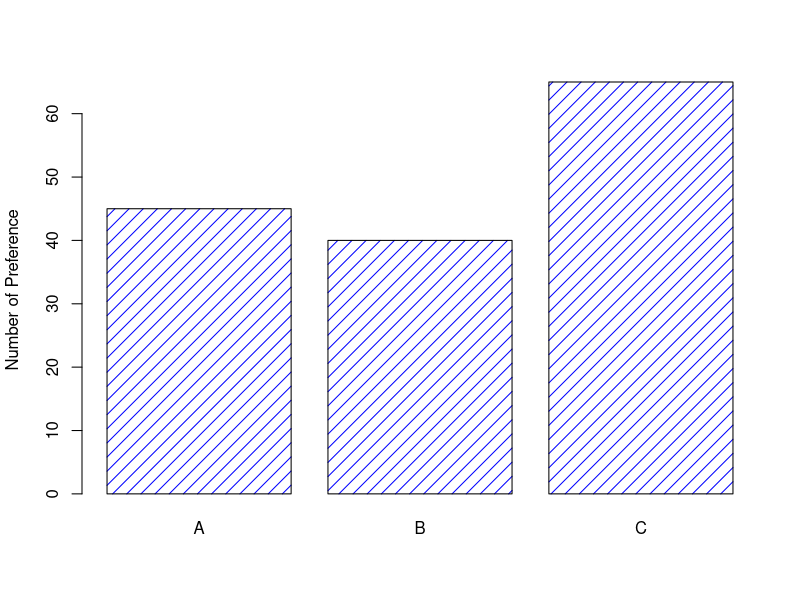

The R source for this figure:
#Example 1

observed <- c(45, 40, 65)
names(observed) <- c("A", "B", "C")
barplot(observed, density = 10, col = "blue", ylab = 
          "Number of Preference")
result1 <- chisq.test(observed, correct = FALSE)
result1


# Here X-squared value is 7 and p value = 0.0302
# As p value is less than 0.05, we can reject null hypothesis 
# and can say that there is a difference among beer drinkers in 
# their preference for different brands of light beer.






# Example 2



contable1= matrix(c(68, 22, 110, 92, 18, 90), byrow = TRUE, 
                  ncol = 3)
result2 <- chisq.test(contable1, correct = FALSE)
result2



# On using Fisher's exact test instead of Chi-square test

Fisher_test <- fisher.test(contable1)
print(Fisher_test)



























